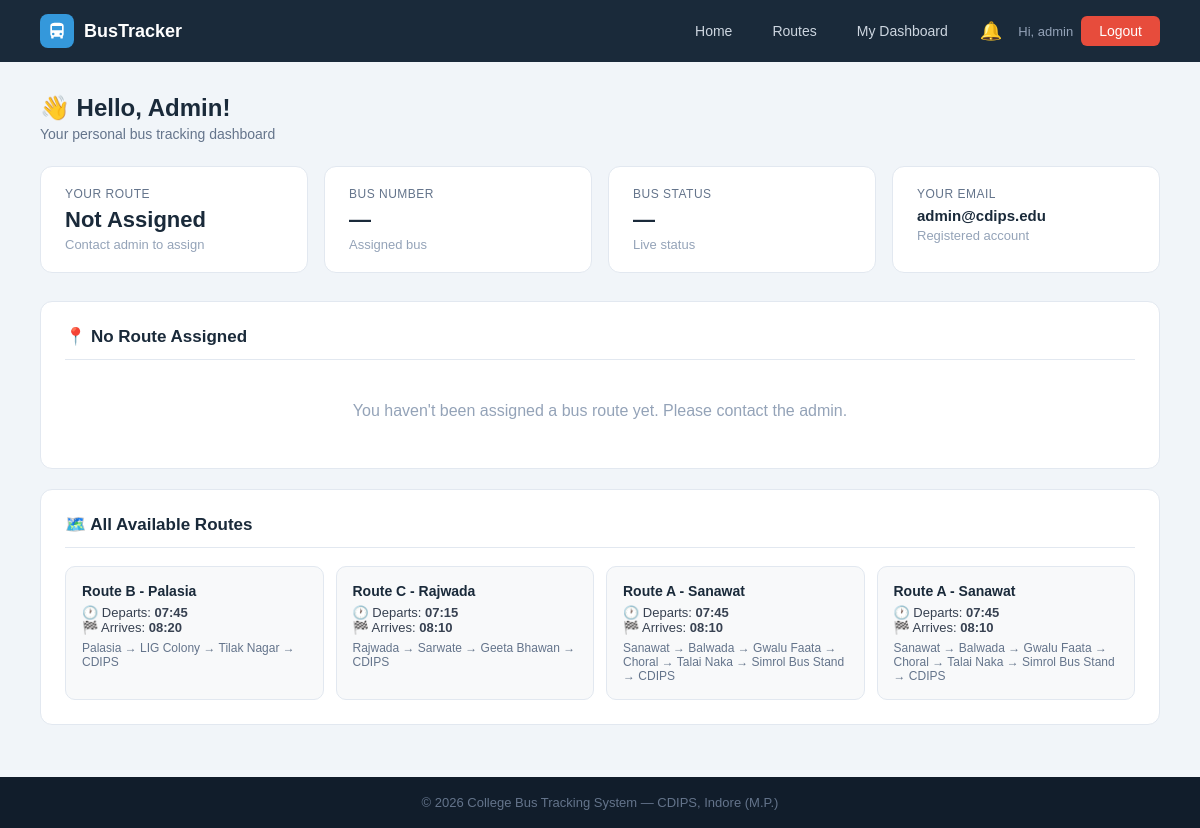
Before: /dashboard (signed in) with the older database file.
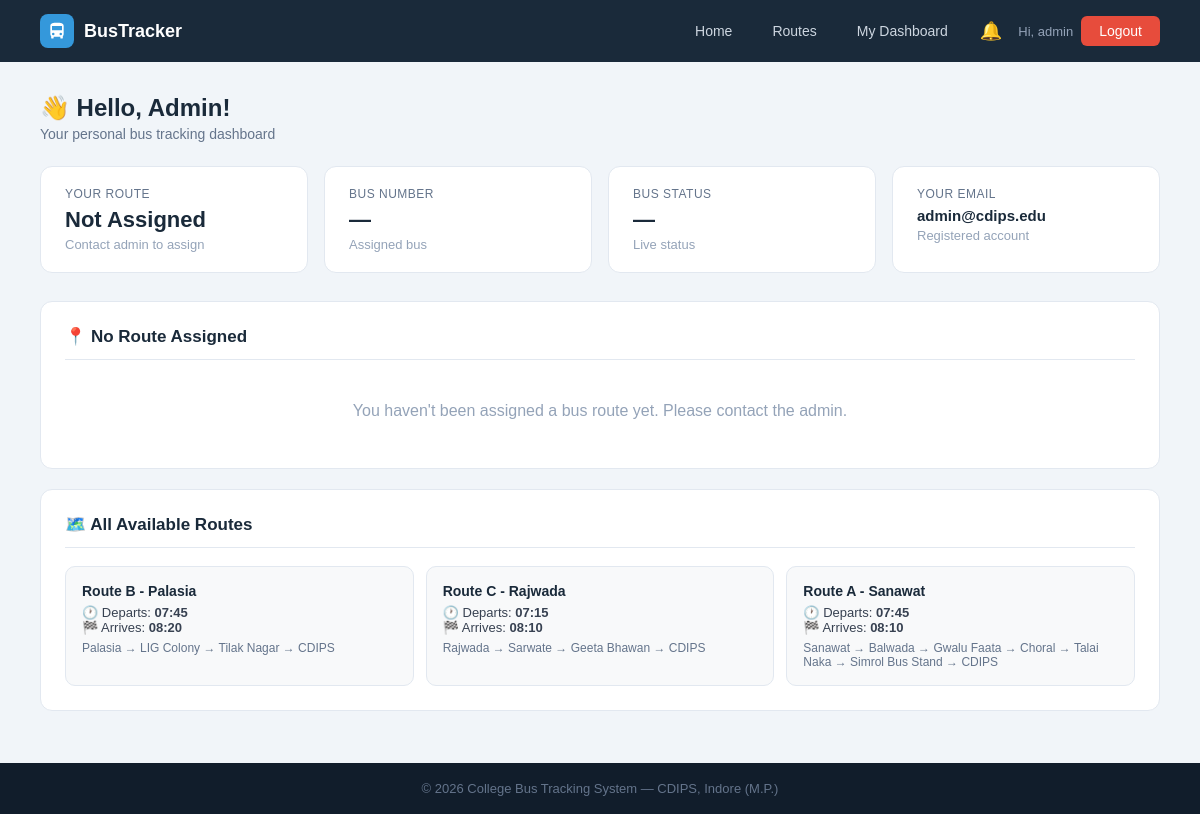
After: the same page with the newer database file.
### tables this page shows
CREATE TABLE routes (
        id INTEGER PRIMARY KEY AUTOINCREMENT,
        route_name TEXT NOT NULL, bus_id INTEGER,
        start_point TEXT, end_point TEXT,
        departure_time TEXT, arrival_time TEXT, stops TEXT, original_bus_id INTEGER,
        FOREIGN KEY(bus_id) REFERENCES buses(id));

### app.py (the view)
@app.route('/dashboard')
@login_required
def dashboard():
    db = get_db()
    user = db.execute("SELECT * FROM users WHERE id=?", (session['student']['id'],)).fetchone()
    my_route = None
    if user['route_id']:
        my_route = db.execute('''SELECT r.*,b.bus_number,b.driver_name,b.driver_phone,b.driver_address,b.status
                                 FROM routes r LEFT JOIN buses b ON r.bus_id=b.id
                                 WHERE r.id=?''', (user['route_id'],)).fetchone()
    all_routes = db.execute("SELECT * FROM routes").fetchall()
    db.close(); return render_template('dashboard.html', user=user, my_route=my_route, all_routes=all_routes)

### app.py (called while the page is built)
def get_db():
    conn = sqlite3.connect(DB)
    conn.row_factory = sqlite3.Row
    return conn

def login_required(f):
    @wraps(f)
    def dec(*a, **kw):
        if 'student' not in session:
            flash('Please login first.', 'error')
            return redirect(url_for('student_login'))
        return f(*a, **kw)
    return dec

@app.context_processor
def inject_notifications():
    if 'student' in session:
        student_id = session['student']['id']
        db = get_db()
        notifs = db.execute(
            "SELECT * FROM notifications WHERE user_id=? ORDER BY created_at DESC LIMIT 10",
            (student_id,)
        ).fetchall()
        unread = db.execute(
            "SELECT COUNT(*) FROM notifications WHERE user_id=? AND is_read=0",
            (student_id,)
        ).fetchone()[0]
        db.close()
        return dict(notifications=notifs, unread_count=unread)
    return dict(notifications=[], unread_count=0)

### templates/dashboard.html (shortened to what the changed rows need)
{% extends "base.html" %}
{% block content %}
<div class="page">
    <div class="page-header">
        <h1>👋 Hello, {{ user.name }}!</h1>
    </div>
    {% if my_route %}
    <div class="panel">
        <h2>🚌 My Bus Details</h2>
        <div class="info-row"><span class="key">Bus Number</span><span class="val">{{ my_route.bus_number }}</span></div>
        <div class="info-row"><span class="key">Driver Name</span><span class="val">{{ my_route.driver_name }}</span></div>
        <div class="info-row"><span class="key">Driver Phone</span><span class="val">{{ my_route.driver_phone or 'N/A' }}</span></div>
        <div class="info-row"><span class="key">Driver Address</span><span class="val">{{ my_route.driver_address or 'N/A' }}</span></div>
        <div class="info-row"><span class="key">Departure Time</span><span class="val">{{ my_route.departure_time }}</span></div>
        <div class="info-row"><span class="key">Arrival Time</span><span class="val">{{ my_route.arrival_time }}</span></div>
        <div class="info-row"><span class="key">From → To</span><span class="val">{{ my_route.start_point }} → {{ my_route.end_point }}</span></div>
        <div style="margin-top:14px">
            <div style="font-size:13px;color:#64748b;margin-bottom:8px;font-weight:bold">STOPS</div>
            <div class="stops-list">
                {% for stop in my_route.stops.split('→') %}
                <span class="stop-chip">{{ stop.strip() }}</span>
                {% endfor %}
            </div>
        </div>
    </div>
    <div class="panel">
        <h2>📍 Route Map — {{ my_route.route_name }}</h2>
        <p style="font-size:13px;color:#64748b;margin-bottom:12px;">
            🚌 <b>{{ my_route.bus_number }}</b> &nbsp;|&nbsp;
            👤 Driver: <b>{{ my_route.driver_name }}</b> &nbsp;|&nbsp;
            🕐 Departs: <b>{{ my_route.departure_time }}</b>
        </p>
        <div id="busMap" style="height:380px;border-radius:12px;border:1px solid #e2e8f0;z-index:1;"></div>
        <div style="margin-top:14px;display:flex;align-items:center;gap:8px;flex-wrap:wrap;">
            <span style="font-size:12px;color:#64748b;font-weight:600;">ROUTE STOPS:</span>
            {% set stop_list = my_route.stops.split('→') %}
            {% for stop in stop_list %}
            <span style="display:inline-flex;align-items:center;gap:4px;background:#eff6ff;color:#1d4ed8;padding:3px 10px;border-radius:20px;font-size:12px;font-weight:500;">
                {% if loop.first %}🟢{% elif loop.last %}🏁{% else %}📍{% endif %}
                {{ stop.strip() }}
            </span>
            {% if not loop.last %}
            <span style="color:#94a3b8;font-size:12px;">→</span>
            {% endif %}
            {% endfor %}
        </div>
    </div>
    <link rel="stylesheet" href="https://unpkg.com/leaflet@1.9.4/dist/leaflet.css"/>
    <script src="https://unpkg.com/leaflet@1.9.4/dist/leaflet.js"></script>
    <script>
    // ── Stop coordinates for Indore routes ──────────────────────
    // Known stop locations in Indore (lat, lng)
    const stopCoords = {
        "vijay nagar":    [22.7534, 75.8937],
        "scheme 54":      [22.7400, 75.8800],
        "palasia":        [22.7239, 75.8676],
        "cdips":          [22.6900, 75.8300],
        "cdips college":  [22.6900, 75.8300],
        "rajwada":        [22.7196, 75.8577],
        "sarwate":        [22.7150, 75.8490],
        "geeta bhawan":   [22.7310, 75.8720],
        "lig colony":     [22.7350, 75.8600],
        "tilak nagar":    [22.7280, 75.8750],
        "indore":         [22.7196, 75.8577],
    };
    // Default center: Indore
    var defaultLat = 22.7196, defaultLng = 75.8577;
    // Parse stops from Jinja
    var stopsRaw = {{ my_route.stops | tojson }};
    var stopNames = stopsRaw.split('→').map(s => s.trim());
    // Build coordinate array for each stop
    var coords = [];
    stopNames.forEach(function(name) {
        var key = name.toLowerCase();
        if (stopCoords[key]) {
            coords.push({ name: name, lat: stopCoords[key][0], lng: stopCoords[key][1] });
        } else {
            // If stop not in dict, use Indore center with small offset
            coords.push({ name: name, lat: defaultLat + (coords.length * 0.005), lng: defaultLng + (coords.length * 0.005) });
        }
    });
    // ── Initialize Map ──────────────────────────────────────────
    var centerLat = coords.length > 0 ? coords[0].lat : defaultLat;
    var centerLng = coords.length > 0 ? coords[0].lng : defaultLng;
    var map = L.map('busMap').setView([centerLat, centerLng], 13);
    // OpenStreetMap tiles (free, no API key)
    L.tileLayer('https://{s}.tile.openstreetmap.org/{z}/{x}/{y}.png', {
        attribution: '© <a href="https://www.openstreetmap.org/copyright">OpenStreetMap</a>',
        maxZoom: 19
    }).addTo(map);
    // ── Custom Bus Icon ─────────────────────────────────────────
    var busIcon = L.divIcon({
        html: '<div style="font-size:28px;line-height:1;">🚌</div>',
        iconSize: [36, 36],
        iconAnchor: [18, 18],
        className: ''
    });
    var startIcon = L.divIcon({
        html: '<div style="font-size:22px;line-height:1;">🟢</div>',
        iconSize: [28, 28],
        iconAnchor: [14, 14],
        className: ''
    });
    var endIcon = L.divIcon({
        html: '<div style="font-size:22px;line-height:1;">🏁</div>',
        iconSize: [28, 28],
        iconAnchor: [14, 14],
        className: ''
    });
    var stopIcon = L.divIcon({
        html: '<div style="font-size:18px;line-height:1;">📍</div>',
        iconSize: [24, 24],
        iconAnchor: [12, 12],
        className: ''
    });
    // ── Add markers for each stop ───────────────────────────────
    var latLngs = [];
    coords.forEach(function(stop, i) {
        var icon = (i === 0) ? startIcon : (i === coords.length - 1) ? endIcon : stopIcon;
        var label = (i === 0) ? '🟢 START' : (i === coords.length - 1) ? '🏁 END' : '📍 Stop ' + (i);
        L.marker([stop.lat, stop.lng], { icon: icon })
         .addTo(map)
         .bindPopup(
            '<b>' + label + '</b><br>' + stop.name,
            { maxWidth: 200 }
         );
        latLngs.push([stop.lat, stop.lng]);
    });
    // ── Draw route polyline ─────────────────────────────────────
    if (latLngs.length > 1) {
        L.polyline(latLngs, {
            color: '#3498db',
            weight: 4,
            opacity: 0.8,
            dashArray: '8, 6'
        }).addTo(map);
        // Fit map to show all stops
        map.fitBounds(latLngs, { padding: [40, 40] });
    }
    // ── Animated bus marker on route ───────────────────────────
    {% if my_route.status == 'active' %}
    // Show bus icon at midpoint of route (simulate position)
    if (coords.length >= 2) {
        var midIndex = Math.floor(coords.length / 2);
        var busLat = coords[midIndex].lat + 0.002;
        var busLng = coords[midIndex].lng + 0.002;
        L.marker([busLat, busLng], { icon: busIcon })
         .addTo(map)
         .bindPopup(
            '<b>🚌 {{ my_route.bus_number }}</b><br>' +
            '👤 {{ my_route.driver_name }}<br>' +
            '📞 {{ my_route.driver_phone or "N/A" }}<br>' +
            '<span style="color:#27ae60;font-weight:bold;">● ACTIVE</span>',
            { maxWidth: 220 }
         )
         .openPopup();
    }
    {% endif %}
    </script>
    {% else %}
    <div class="panel">
        <h2>📍 No Route Assigned</h2>
    </div>
    {% endif %}
    <div class="panel">
        <h2>🗺️ All Available Routes</h2>
        <div class="route-grid">
            {% for r in all_routes %}
            <div class="route-mini-card">
                <strong>{{ r.route_name }}</strong>
                <div>🕐 Departs: <b>{{ r.departure_time }}</b></div>
                <div>🏁 Arrives: <b>{{ r.arrival_time }}</b></div>
                <div style="margin-top:6px;color:#64748b;font-size:12px">{{ r.stops }}</div>
            </div>
            {% endfor %}
        </div>
    </div>
</div>
{% endblock %}

Changed rows visible on the page:
removed routes: route_name "Route A - Sanawat", departure_time "07:45", arrival_time "08:10", stops "Sanawat → Balwada → Gwalu Faata → Choral → Talai Naka → Simrol Bus Stand → CDIPS"
